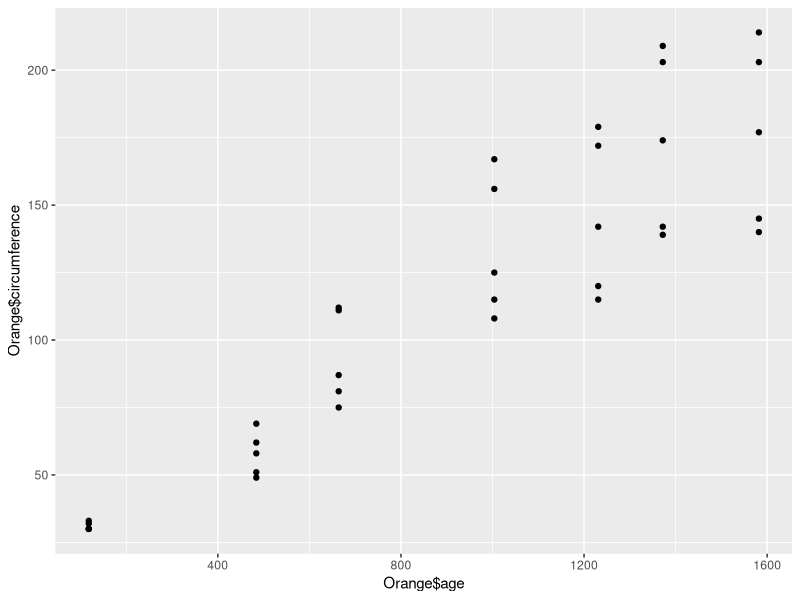
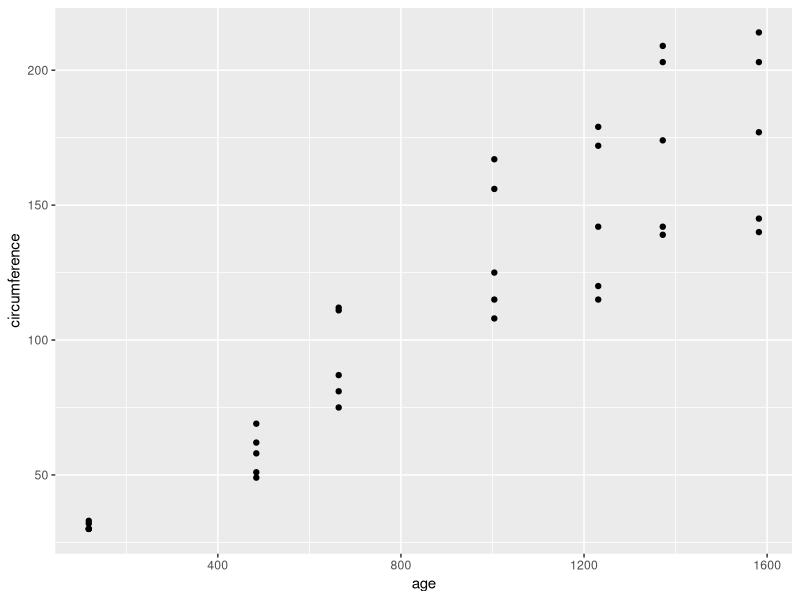
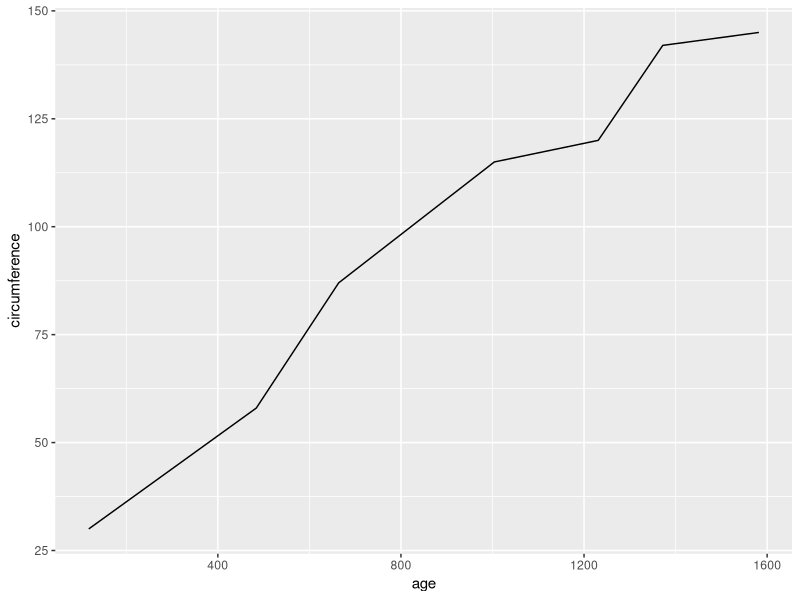
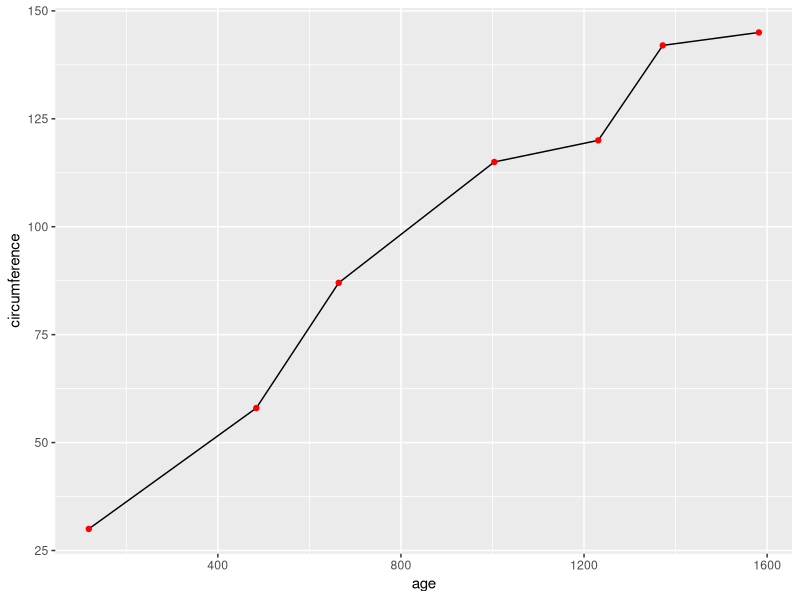
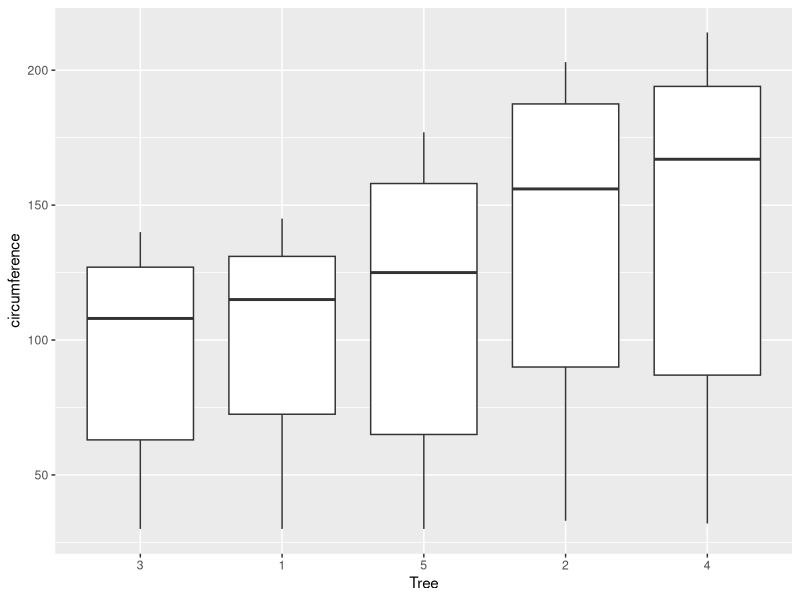

Recreate these plots in R, in order. (Note: this script raises an error after producing the figures.)
require(ggplot2)
require(dplyr)

head(Orange)

ggplot(data=Orange, aes(x=Orange$age, y=Orange$circumference)) + geom_point()
ggplot(data=Orange, aes(x=age, y=circumference)) + geom_point()

ggplot(data=Orange %>% filter(Tree==1), aes(x=age, y=circumference)) + geom_line()
ggplot(data=Orange %>% filter(Tree==1), aes(x=age, y=circumference)) + geom_line() + geom_point(col="red")

ggplot(data=Orange, aes(x=Tree, y=circumference)) + geom_boxplot() 
ggplot(data=Orange, aes(x=Tree, y=circumference)) + geom_boxplot() + geom_points()

ggplot(data=Orange, aes(x=circumference)) + geom_histogram() 
ggplot(data=Orange, aes(x=circumference)) + geom_histogram(binwidth=50)

ggplot(data=Orange, aes(x=circumference)) + geom_histogram(binwidth=50) + geom_vline(xintercept=median(Orange$circumference), col="red")

ggplot(data=Orange, aes(x=circumference)) + geom_density() 

ggplot(data=Orange, aes(x=circumference, y=age)) + geom_point() + facet_grid(~Tree) 

levels(Orange$Tree) <- sort(levels(Orange$Tree))

ggplot(data=Orange, aes(x=circumference, y=age)) + geom_point() + geom_line(col="red") + facet_wrap(~Tree, ncol=2) 

ggplot(data=Orange, aes(x=circumference, y=age, col=Tree))  + geom_line()

head(iris)

ggplot(data=iris, aes(x=Petal.Length, fill=Species))  + geom_histogram()
ggplot(data=iris, aes(x=Petal.Length, color=Species))  + geom_histogram()
ggplot(data=iris, aes(x=Petal.Length, fill=Species))  + geom_histogram(color="black") 

head(movies)
tipi = names(movies)[18:23]
seznam = list()
for (i in 1:length(tipi)) {
    tip = tipi[[i]]
    seznam[[i]] <- movies %>% 
        filter_(paste(tip, "==", 1)) %>% 
        select(Budget=budget, Short, Year=year) %>%
        mutate(Type=tip)
}
myMovies <- do.call(rbind, seznam)

ggplot(data=myMovies, aes(x=Type, fill=Type))  + geom_bar() 

ggplot(data=myMovies, aes(x=Type, fill=factor(Short)))  + geom_bar() 

ggplot(data=myMovies, aes(x=Type, fill=factor(Short)))  + geom_bar(position="stack") 
ggplot(data=myMovies, aes(x=Type, fill=factor(Short)))  + geom_bar(position="dodge") 
ggplot(data=myMovies, aes(x=Type, fill=factor(Short)))  + geom_bar(position="fill") 


ggplot(data=myMovies, aes(x=Type, y=Budget))  + geom_boxplot() 
ggplot(data=myMovies, aes(x=Type, y=Budget))  + geom_boxplot() + scale_y_log10()

ggplot(data=myMovies, aes(x=Type, y=Budget))  + geom_boxplot() + scale_y_log10() + geom_point()
ggplot(data=myMovies, aes(x=Type, y=Budget))  + geom_jitter() + geom_boxplot(alpha=I(0.6)) + scale_y_log10() 


ggplot(data=ToothGrowth, aes(x=dose, y=len))  + geom_point() 
ggplot(data=ToothGrowth, aes(x=dose, y=len, col=supp))  + geom_point() 
ggplot(data=ToothGrowth, aes(x=dose, y=len, col=supp))  + geom_point() + facet_grid(.~supp) 
ggplot(data=ToothGrowth, aes(x=dose, y=len, col=supp))  + geom_point() + facet_grid(.~supp) + stat_smooth(method = "lm")

p <- ggplot(data=ToothGrowth, aes(x=dose, y=len, col=supp))
summary(myPlot)
myNewPlot <- myPlot +geom_point()

myNewPlot + geom_point(aes(col=NULL)) +
  theme(legend.position="none")

ggplot(data=ToothGrowth, aes(x=dose, y=len, col=supp)) +
  geom_point() + coord_flip()


ggplot(data=ToothGrowth, aes(x=dose, y=len, col=supp)) +
  geom_point() + coord_fixed(ratio=0.1)

### Faceting with orientation by columns
ggplot(data=myMovieData,aes(Budget)) + geom_histogram(binwith=1) +
  facet_grid(.~Type)+ scale_x_log10()

### Faceting with orientation by rows
ggplot(data=myMovieData,aes(Budget)) + geom_histogram(binwith=1) +
  facet_grid(Type~.) + scale_x_log10()

ggplot(data=myMovieData,aes(Budget)) + geom_histogram(binwith=1) +
  facet_grid(roundYear~Type) + scale_x_log10()


ggplot(data=subset(myMovieData, roundYear>1980),
       aes(Budget)) +
  geom_histogram(binwith=1) +
  facet_grid(.~Type+roundYear) + s
cale_x_log10()


ggplot(data=subset(myMovieData,Year>1999),
       aes(Budget)) +
  geom_histogram() + facet_wrap(~Year, nrow=2) +
  scale_x_log10()

ggplot(data=iris, aes(x=Petal.Length,color=Species,fill=Species)) + geom_histogram(alpha=I(0.5))


ggplot(data=iris, aes(x=Petal.Length,color=Species,fill=Species)) +
  geom_density(alpha=I(0.5))

ggplot(data=myMovieData, aes(x=Type,fill=factor(Short))) + geom_bar()


ggplot(data=myMovieData,
       aes(Type,Budget)) +
  geom_jitter() + geom_boxplot(alpha=I(0.6)) +
  scale_y_log10()

ggplot(data=ToothGrowth, aes(x=dose,
                             y=len)) + geom_point() +
  stat_smooth() + facet_grid(.~supp)

ggplot(data=Orange, aes)